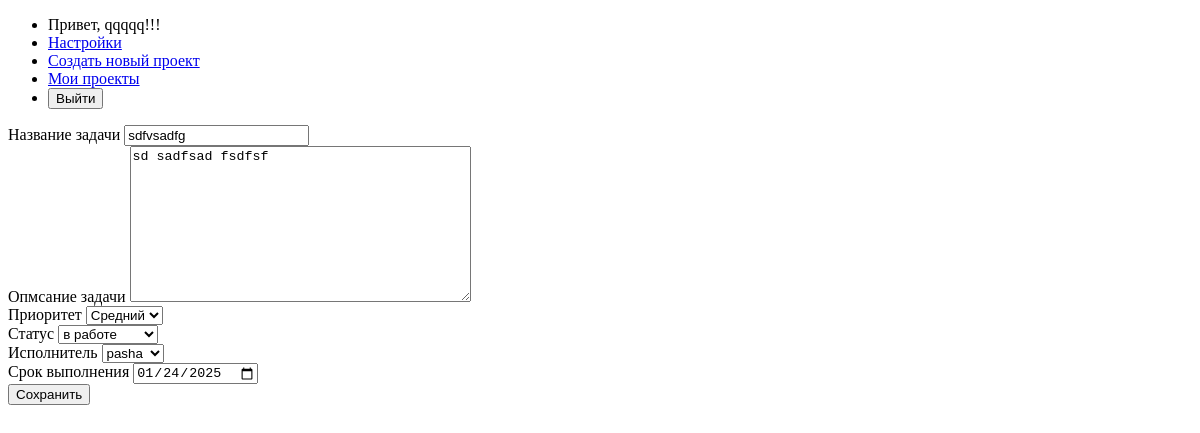
Page /EditTask/20/ (signed in) on the earlier database version.
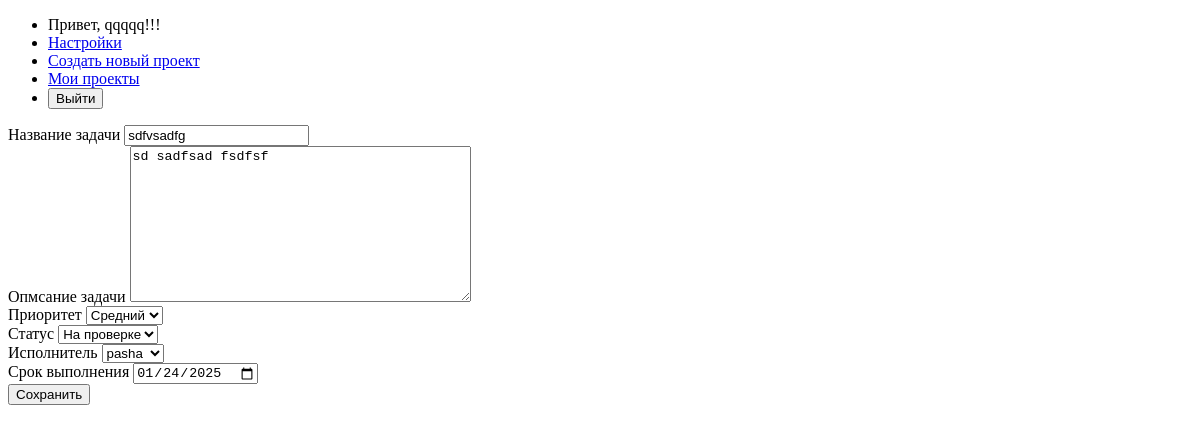
Same page on the later database version.
### TM/models.py (models this page shows, shortened)
class Task(models.Model):
    PRIORITY = [
        ('high', 'Высокий'),
        ('medium', 'Средний'),
        ('low', 'Низкий')
    ]
    ACCOMPLISHMENTS_STATUS = [   # СТАТУС ДОСТИЖЕНИЙ
        ('in_progress', 'в работе'),
        ('on_review', 'На проверке'),
        ('completed', 'Выполнена'),
        ('canceled', 'Отменена')
    ]
    project = models.ForeignKey(Project, on_delete = models.CASCADE, related_name = 'tasks', verbose_name = 'Проект')
    name_task = models.CharField(max_length= 255, verbose_name = 'Название задачи')
    description = models.TextField(blank= True, verbose_name = 'Опмсание задачи')
    priority = models.CharField(max_length = 15, choices = PRIORITY, default = 'medium', verbose_name = 'Приоритет')
    status = models.CharField(max_length = 20, choices = ACCOMPLISHMENTS_STATUS, default = 'in_progress', verbose_name = 'Статус')
    executor = models.ForeignKey(User, on_delete = models.SET_NULL, null = True, blank = True, related_name = 'assigned_tasks', verbose_name = 'Исполнитель')
    due_date = models.DateField(verbose_name = 'Срок выполнения')
    date_creation = models.DateTimeField(auto_now_add = True, verbose_name = 'Дата создания')
    date_update = models.DateTimeField(auto_now = True, verbose_name = 'Дата обновления')
    class Meta:
        verbose_name = 'Задача'
        verbose_name_plural = 'Задачи'

### TM/views.py (the view)
# urls.py: path('EditTask/<int:task_id>/', views.edit_task, name = 'edit_task'),
def edit_task(request, task_id):
    task = get_object_or_404(Task, id=task_id)
    project_name = request.GET.get('project_name')
    if request.method == 'POST':
        task_form = Edit_task_form(request.POST, instance=task) # instance=project Подставляет данные
        if task_form.is_valid():
            task_form.save()
            messages.success(request, f'Проект {task.name_task} успешно обновлен')
            return redirect(reverse('my_project_task', kwargs={'project_name': project_name}))
        else:
            messages.error(request, 'Произошла ошибка при обновлении проекта!')
    else:
        task_form = Edit_task_form(instance=task)
    return render(request, 'Edit/edit_task.html', {'task_form': task_form,})

### TM/forms.py
class Edit_task_form(forms.ModelForm):
    class Meta:
        model = Task
        fields = [ 'name_task', 'description', 'priority', 'status', 'executor', 'due_date']
        widgets = {
            'due_date': forms.DateInput(attrs = {'type': 'date'}, format='%Y-%m-%d'),
        }

### templates/Edit/edit_task.html (shortened to what this page needs)
{% extends 'TM/base.html' %}
{% block content %}
    <form method = 'post'>
            <div>
                <div>
                    <label for = '{{ task_form.name_task.id_for_label }}'>{{ task_form.name_task.label }}</label>
                    {{ task_form.name_task }}
                </div>
                <div>
                    <label for = '{{ task_form.description.id_for_label }}'>{{ task_form.description.label }}</label>
                    {{ task_form.description }}
                </div>
                <div>
                    <label for = '{{ task_form.priority.id_for_label }}'>{{ task_form.priority.label }}</label>
                    {{ task_form.priority }}
                </div>
                <div>
                    <label for = '{{ task_form.status.id_for_label }}'>{{ task_form.status.label }}</label>
                    {{ task_form.status }}
                </div>
                <div>
                    <label for = '{{ task_form.executor.id_for_label }}'>{{ task_form.executor.label }}</label>
                    {{ task_form.executor }}
                </div>
                <div>
                    <label for = '{{ task_form.due_date.id_for_label }}'>{{ task_form.due_date.label }}</label>
                    {{ task_form.due_date }}
                </div>
            <button type = 'submit'>Сохранить</button>
        </div>
    </form>
{% endblock %}

Differences in the rows shown:
changed Task "sdfvsadfg": status "в работе" → "На проверке"
